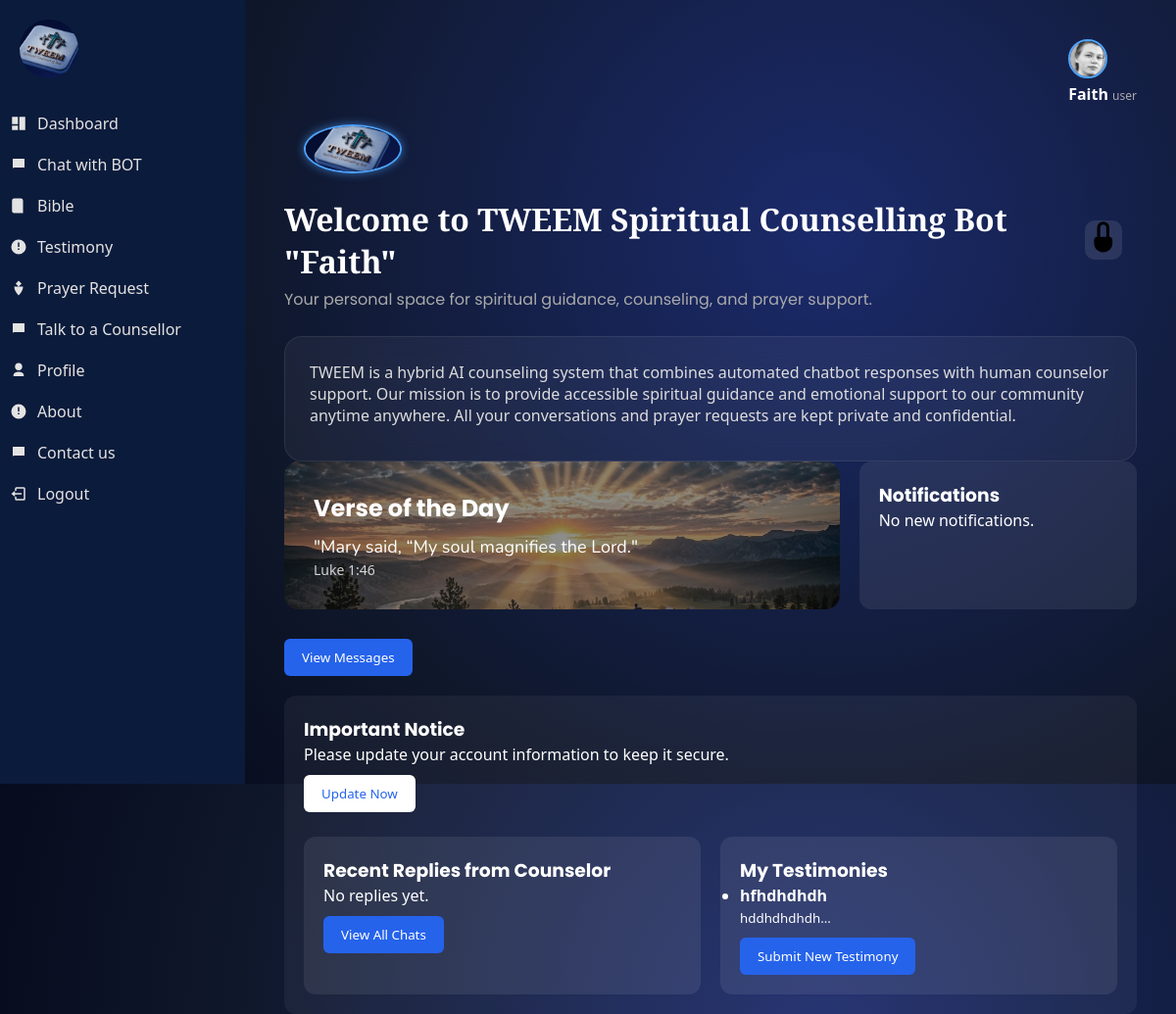
The app's page /dashboard (signed in) with its own data.
### tables this page shows
CREATE TABLE users (
            id INTEGER PRIMARY KEY AUTOINCREMENT,
            name TEXT NOT NULL,
            email TEXT UNIQUE NOT NULL,
            password TEXT NOT NULL
        , role TEXT DEFAULT 'user', profile_pic TEXT, is_verified INTEGER DEFAULT 0, status TEXT DEFAULT 'active', warning TEXT DEFAULT '', reset_token TEXT);

CREATE TABLE daily_verse (
    id INTEGER PRIMARY KEY,
    verse_text TEXT,
    verse_ref TEXT,
    date TEXT
);

CREATE TABLE testimonies (
            id INTEGER PRIMARY KEY AUTOINCREMENT,
            user_id INTEGER,
            title TEXT,
            message TEXT,
            created_at TIMESTAMP DEFAULT CURRENT_TIMESTAMP
        );

### app.py (the view, shortened to what this page needs)
@app.route("/dashboard")
def dashboard():
    if "user_id" not in session:
        return redirect(url_for("login"))
    import requests
    from datetime import date
    conn = sqlite3.connect("database.db")
    conn.row_factory = sqlite3.Row
    cursor = conn.cursor()
    user_id = session["user_id"]
    username = session["user_name"]
    cursor.execute("SELECT * FROM users WHERE id=?", (user_id,))
    user = cursor.fetchone()
    cursor.execute("""
    SELECT message, created_at
    FROM counselor_chats
    WHERE username=? AND sender='admin'
    ORDER BY created_at DESC
    LIMIT 5
    """, (username,))
    chats = cursor.fetchall()
    cursor.execute("""
    SELECT message, created_at
    FROM notifications
    WHERE user_id=?
    ORDER BY created_at DESC
    LIMIT 5
    """, (user_id,))
    notifications = cursor.fetchall()
    cursor.execute("""
    SELECT title, message, created_at
    FROM testimonies
    WHERE user_id=?
    ORDER BY created_at DESC
    LIMIT 5
    """, (user_id,))
    testimonies = cursor.fetchall()
    notifications = []
    for chat in chats:
        notifications.append("Counselor replied to your message")
    today = str(date.today())
    cursor.execute(
        "SELECT verse_text, verse_ref FROM daily_verse WHERE date=?",
        (today,)
    )
    saved_verse = cursor.fetchone()
    if saved_verse:
        verse_text = saved_verse["verse_text"]
        verse_ref = saved_verse["verse_ref"]
    conn.close()
    return render_template(
        "dashboard.html",
        chats=chats,
        testimonies=testimonies,
        verse_text=verse_text,
        verse_ref=verse_ref,
        user=user,
        notifications=notifications
    )

### app.py (called while the page is built)
@app.context_processor
def inject_user():
    if "user_id" in session:
        conn = sqlite3.connect("database.db")
        conn.row_factory = sqlite3.Row
        cursor = conn.cursor()
        cursor.execute("SELECT * FROM users WHERE id=?", (session["user_id"],))
        user = cursor.fetchone()
        conn.close()
        return dict(user=user)
    return dict(user=None)

### templates/dashboard.html (shortened to what this page needs)
{% extends "layout.html" %}
{% block content %}
<div class="dashboard-wrapper">
<img src="{{ url_for('static', filename='logo.jpg') }}" alt="Logo" class="header-logo">
</div>
<div class="welcome-bar">
<h1 class="welcome-title">
    Welcome to TWEEM Spiritual Counselling Bot "{{ session["user_name"] }}"
    <svg class="icon">
        <use href="#icon-wave"></use>
    </svg>
</h1>
<p>Your personal space for spiritual guidance, counseling, and prayer support.</p>
</div>
<div class="welcome-card">
    <div class="welcome-text">
        <p>
           TWEEM is a hybrid AI counseling system that combines automated chatbot responses with human counselor support. Our mission is to provide accessible spiritual guidance and emotional support to our community anytime anywhere.
            All your conversations and prayer requests are kept private and confidential.
        </p>
    </div>
</div>
<div class="dashboard-grid">
<div class="verse-card">
<h2>Verse of the Day</h2>
<p class="verse-text">
"{{ verse_text }}"
</p>
<span class="verse-ref">
{{ verse_ref }}
</span>
</div>
<div class="reply-card">
<h3>Notifications</h3>
{% if notifications %}
<ul>
{% for note in notifications %}
<li>
    <strong>{{ note['message'] }}</strong><br>
    <small>{{ note['created_at'] }}</small>
</li>
{% endfor %}
</ul>
{% else %}
<p>No new notifications.</p>
{% endif %}
</div>
<a href="{{ url_for('counselor_chat') }}">
<button class="primary-btn">View Messages</button>
</a>
</div>
<div class="notice-card">
<h3>Important Notice</h3>
<p>Please update your account information to keep it secure.</p>
<a href="#">
<button class="secondary-btn">Update Now</button>
</a>
<div class="dashboard-bottom">
<div class="recent-card">
<h3>Recent Replies from Counselor</h3>
<ul>
{% if chats %}
{% for chat in chats %}
<li>
{{ chat.message }}
<small style="opacity:0.6;">{{ chat.created_at }}</small>
</li>
{% endfor %}
{% else %}
<p>No replies yet.</p>
{% endif %}
</ul>
<a href="{{ url_for('counselor_chat') }}">
<button class="primary-btn">View All Chats</button>
</a>
</div>
<div class="testimony-card">
<h3>My Testimonies</h3>
<ul>
{% if testimonies %}
{% for t in testimonies %}
<li>
<strong>{{ t.title }}</strong>
<br>
<small>{{ t.message[:60] }}...</small>
</li>
{% endfor %}
{% else %}
<p>No testimonies submitted.</p>
{% endif %}
</ul>
<a href="{{ url_for('testimony') }}">
<button class="primary-btn">Submit New Testimony</button>
</a>
</div>
</div>
</div>
{% endblock %}

### templates/layout.html (shortened to what this page needs)
<!DOCTYPE html>
<html lang="en">
<head>
    <link rel="stylesheet" href="{{ url_for('static', filename='css/style.css') }}">
</head>
<body class="light">
<div class="app">
    <aside class="sidebar" id="sidebar">
        <div class="logo" onclick="toggleSidebar()">
            <img src="{{ url_for('static', filename='images/Tweem logo.jpg') }}" class="app-logo">
        </div>
        <nav class="menu">
            {% if session.get("role") == "admin" %}
            <a href="/admin/dashboard">
                <svg><use href="#icon-dashboard"/></svg>
                Dashboard
            </a>
            <a href="/admin/chats">
                <svg><use href="#icon-chat"/></svg>
                Counselling Chats
            </a>
            <a href="/admin/prayers">
                <svg><use href="#icon-prayer"/></svg>
                Prayer Requests
            </a>
            <a href="/admin/testimonies">
                <svg><use href="#icon-testimony"/></svg>
                Testimonies
            </a>
            <a href="/admin/users">
                <svg><use href="#icon-users"/></svg>
                Manage Users
            </a>
            <a href="/admin/contacts">
                <svg><use href="#icon-chat"/></svg>
                Contact Messages
            </a>
            {% else %}
            <a href="/dashboard">
                <svg><use href="#icon-dashboard"/></svg>
                Dashboard
            </a>
            <a href="/chat">
                <svg><use href="#icon-chat"/></svg>
                Chat with BOT
            </a>
            <a href="/bible">
                <svg><use href="#icon-bible"/></svg>
                Bible
            </a>
            <a href="/testimony">
                <svg><use href="#icon-testimony"/></svg>
                Testimony
            </a>
            <a href="/prayer">
                <svg><use href="#icon-prayer"/></svg>
                Prayer Request
            </a>
            <a href="/counselor_chat">
                <svg><use href="#icon-chat"/></svg>
                Talk to a Counsellor
            </a>
            <a href="/profile">
                <svg><use href="#icon-user"/></svg>
                Profile
            </a>
            <a href="/about">
                <svg><use href="#icon-testimony" /></svg>
                About
            </a>
             <a href="/contact">
                <svg><use href="#icon-chat" /></svg>
                Contact us
            </a>
            {% endif %}
            <a href="/logout">
                <svg><use href="#icon-logout"/></svg>
                Logout
            </a>
        </nav>
    </aside>
    <main class="content" id="content">
       <header class="topbar">
<div class="topbar-right">
<div class="topbar-right">
    <div class="admin-profile">
        <div class="profile-dropdown">
            <img
            src="{{ url_for('static', filename='uploads/' + user['profile_pic']) if user is defined and user['profile_pic'] else url_for('static', filename='logo.jpg') }}"
            class="profile-img"
            >
        <div class="admin-info">
            <span class="admin-name">{{ session.get("user_name", "User") }}</span>
            <span class="admin-role">{{ session.get("role", "Member") }}</span>
        </div>
</div>
</div>
</header>
        {% block content %}{% endblock %}
    </main>
</div>
</body>
</html>

### records on screen
users: profile_pic (picture), get "Faith", get "user", user_name "Faith"
daily_verse: verse_text "Mary said, “My soul magnifies the Lord.", verse_ref "Luke 1:46"
testimonies: title "hfhdhdhdh", message "hddhdhdhdh"
